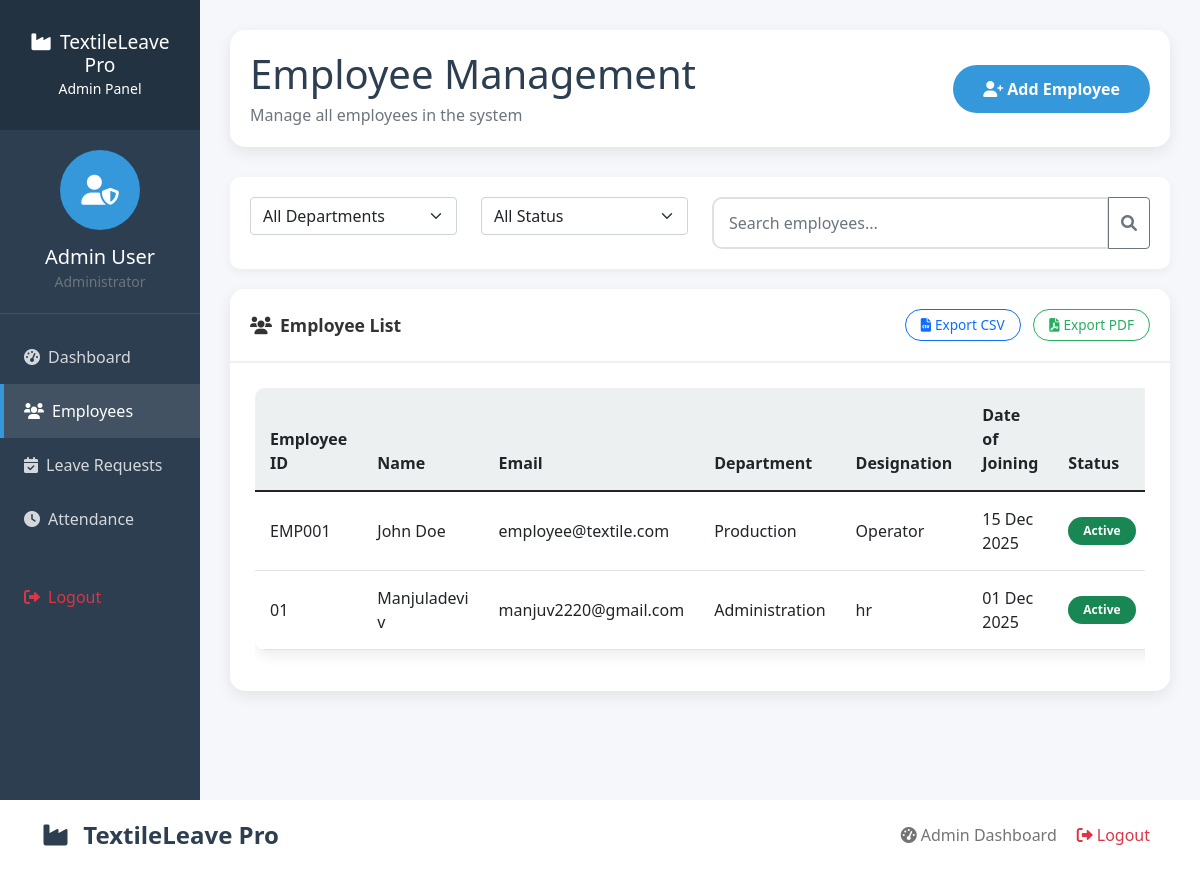
The app's page /admin/employees (signed in) with its own data.
### app.py (models this page shows, shortened)
class User(UserMixin, db.Model):
    id = db.Column(db.Integer, primary_key=True)
    employee_id = db.Column(db.String(20), unique=True, nullable=False)
    first_name = db.Column(db.String(50), nullable=False)
    last_name = db.Column(db.String(50), nullable=False)
    email = db.Column(db.String(120), unique=True, nullable=False)
    phone = db.Column(db.String(20))
    department = db.Column(db.String(50))
    designation = db.Column(db.String(50))
    shift = db.Column(db.String(20))
    date_of_joining = db.Column(db.Date, nullable=False)
    password_hash = db.Column(db.String(256), nullable=False)
    is_admin = db.Column(db.Boolean, default=False)
    is_active = db.Column(db.Boolean, default=True)
    created_at = db.Column(db.DateTime, default=datetime.utcnow)
    leaves = db.relationship('Leave', foreign_keys='Leave.user_id', backref='applicant', lazy=True)
    attendances = db.relationship('Attendance', foreign_keys='Attendance.user_id', backref='employee', lazy=True)
    approved_leaves = db.relationship('Leave', foreign_keys='Leave.approved_by', backref='approver', lazy=True)
    recorded_attendances = db.relationship('Attendance', foreign_keys='Attendance.recorded_by', backref='recorder', lazy=True)
    @property
    def password(self):
        raise AttributeError('password is not a readable attribute')
    def get_full_name(self):
        return f"{self.first_name} {self.last_name}"

### app.py (the view)
@app.route('/admin/employees')
@login_required
@admin_required
def admin_employees():
    employees = User.query.filter_by(is_admin=False).all()
    return render_template('admin/employees.html', employees=employees)

### app.py (called while the page is built)
def admin_required(f):
    from functools import wraps
    @wraps(f)
    def decorated_function(*args, **kwargs):
        if not current_user.is_admin:
            flash('Access denied. Admin privileges required.', 'danger')
            return redirect(url_for('user_dashboard'))
        return f(*args, **kwargs)
    return decorated_function

@login_manager.user_loader
def load_user(user_id):
    return User.query.get(int(user_id))

### templates/admin/employees.html (shortened to what this page needs)
{% extends "layout.html" %}
{% block extra_css %}
<link rel="stylesheet" href="{{ url_for('static', filename='css/dashboard.css') }}">
{% endblock %}
{% block body %}
<div class="container-fluid">
    <div class="row">
        <div class="col-md-3 col-lg-2 sidebar d-md-block">
            <div class="sidebar-header">
                <h3><i class="fas fa-industry me-2"></i>TextileLeave Pro</h3>
                <small>Admin Panel</small>
            </div>
            <div class="user-info">
                <div class="user-avatar">
                    <i class="fas fa-user-shield"></i>
                </div>
                <h5 class="mt-2 mb-0">{{ current_user.get_full_name() }}</h5>
                <small class="text-muted">Administrator</small>
            </div>
            <ul class="nav flex-column mt-3">
                <li class="nav-item">
                    <a class="nav-link" href="{{ url_for('admin_dashboard') }}">
                        <i class="fas fa-tachometer-alt me-2"></i>Dashboard
                    </a>
                </li>
                <li class="nav-item">
                    <a class="nav-link active" href="{{ url_for('admin_employees') }}">
                        <i class="fas fa-users me-2"></i>Employees
                    </a>
                </li>
                <li class="nav-item">
                    <a class="nav-link" href="{{ url_for('admin_leaves') }}">
                        <i class="fas fa-calendar-check me-2"></i>Leave Requests
                    </a>
                </li>
                <li class="nav-item">
                    <a class="nav-link" href="{{ url_for('admin_attendance') }}">
                        <i class="fas fa-clock me-2"></i>Attendance
                    </a>
                </li>
                               <li class="nav-item mt-4">
                    <a class="nav-link text-danger" href="{{ url_for('logout') }}">
                        <i class="fas fa-sign-out-alt me-2"></i>Logout
                    </a>
                </li>
            </ul>
        </div>
        <div class="col-md-9 col-lg-10 main-content">
            <div class="dashboard-header">
                <div class="row align-items-center">
                    <div class="col-md-8">
                        <div class="welcome-message">
                            <h1>Employee Management</h1>
                            <p class="text-muted mb-0">Manage all employees in the system</p>
                        </div>
                    </div>
                    <div class="col-md-4 text-end">
                        <button class="btn btn-primary" data-bs-toggle="modal" data-bs-target="#addEmployeeModal">
                            <i class="fas fa-user-plus me-1"></i>Add Employee
                        </button>
                    </div>
                </div>
            </div>
            <div class="filter-bar">
                <div class="row">
                    <div class="col-md-3">
                        <select class="form-select" id="departmentFilter">
                            <option value="">All Departments</option>
                        </select>
                    </div>
                    <div class="col-md-3">
                        <select class="form-select" id="statusFilter">
                            <option value="">All Status</option>
                        </select>
                    </div>
                    <div class="col-md-6">
                        <div class="input-group">
                            <input type="text" class="form-control" placeholder="Search employees..." id="searchInput">
                            <button class="btn btn-outline-secondary" type="button">
                                <i class="fas fa-search"></i>
                            </button>
                        </div>
                    </div>
                </div>
            </div>
            <div class="card">
                <div class="card-header d-flex justify-content-between align-items-center">
                    <span><i class="fas fa-users me-2"></i>Employee List</span>
                    <div>
                        <button class="btn btn-sm btn-outline-primary me-2 export-btn" data-type="employees" data-format="csv">
                            <i class="fas fa-file-csv me-1"></i>Export CSV
                        </button>
                        <button class="btn btn-sm btn-outline-success export-btn" data-type="employees" data-format="pdf">
                            <i class="fas fa-file-pdf me-1"></i>Export PDF
                        </button>
                    </div>
                </div>
                <div class="card-body">
                    <div class="table-responsive">
                        <table class="table table-hover" id="employeesTable">
                            <thead>
                                <tr>
                                    <th>Employee ID</th>
                                    <th>Name</th>
                                    <th>Email</th>
                                    <th>Department</th>
                                    <th>Designation</th>
                                    <th>Date of Joining</th>
                                    <th>Status</th>
                                </tr>
                            </thead>
                            <tbody>
                                {% for employee in employees %}
                                <tr>
                                    <td>{{ employee.employee_id }}</td>
                                    <td>{{ employee.get_full_name() }}</td>
                                    <td>{{ employee.email }}</td>
                                    <td>{{ employee.department or 'Not Set' }}</td>
                                    <td>{{ employee.designation or 'Not Set' }}</td>
                                    <td>{{ employee.date_of_joining.strftime('%d %b %Y') }}</td>
                                    <td>
                                        {% if employee.is_active %}
                                        <span class="badge bg-success">Active</span>
                                        {% else %}
                                        <span class="badge bg-danger">Inactive</span>
                                        {% endif %}
                                    </td>
                                </tr>
                                {% endfor %}
                            </tbody>
                        </table>
                    </div>
                </div>
            </div>
        </div>
    </div>
</div>
{% endblock %}

### templates/layout.html (shortened to what this page needs)
<!DOCTYPE html>
<html lang="en">
<head>
    <link href="https://cdn.jsdelivr.net/npm/bootstrap@5.1.3/dist/css/bootstrap.min.css" rel="stylesheet">
    <link rel="stylesheet" href="https://cdnjs.cloudflare.com/ajax/libs/font-awesome/6.0.0/css/all.min.css">
    <link rel="stylesheet" href="https://cdnjs.cloudflare.com/ajax/libs/toastr.js/latest/toastr.min.css">
    <link rel="stylesheet" href="{{ url_for('static', filename='css/style.css') }}">
    {% block extra_css %}{% endblock %}
</head>
<body>
    {% block body %}{% endblock %}
<nav class="navbar navbar-expand-lg navbar-light bg-white shadow-sm">
    <div class="container">
        <a class="navbar-brand" href="{{ url_for('index') }}">
            <i class="fas fa-industry me-2"></i>
            TextileLeave Pro
        </a>
        <div class="collapse navbar-collapse" id="navbarNav">
            <ul class="navbar-nav ms-auto">
                {% if current_user.is_authenticated %}
                    {% if current_user.is_admin %}
                    <li class="nav-item">
                        <a class="nav-link" href="{{ url_for('admin_dashboard') }}">
                            <i class="fas fa-tachometer-alt me-1"></i>Admin Dashboard
                        </a>
                    </li>
                    {% else %}
                    <li class="nav-item">
                        <a class="nav-link" href="{{ url_for('user_dashboard') }}">
                            <i class="fas fa-tachometer-alt me-1"></i>Dashboard
                        </a>
                    </li>
                    {% endif %}
                    <li class="nav-item">
                        <a class="nav-link text-danger" href="{{ url_for('logout') }}">
                            <i class="fas fa-sign-out-alt me-1"></i>Logout
                        </a>
                    </li>
                {% endif %}
            </ul>
        </div>
    </div>
</nav>
</body>
</html>

### static/css/style.css (style rules this page uses)
:root { --primary: #2c3e50; --secondary: #3498db; --success: #27ae60; --danger: #e74c3c; --warning: #f39c12; --info: #17a2b8; --light: #ecf0f1; --dark: #2c3e50; --textile-bg: linear-gradient(135deg, #667eea 0%, #764ba2 100%); }
* { margin: 0; padding: 0; box-sizing: border-box; }
body { font-family: 'Segoe UI', Tahoma, Geneva, Verdana, sans-serif; background: #f5f7fa; color: #333; }
.navbar-brand { font-weight: 700; font-size: 1.5rem; color: #2c3e50 !important; }
.btn-primary { background: var(--secondary); border: none; padding: 12px 30px; border-radius: 30px; font-weight: 600; transition: all 0.3s ease; }
.form-control { padding: 12px 15px; border-radius: 10px; border: 2px solid #e0e0e0; transition: all 0.3s ease; }
.table { background: white; border-radius: 10px; overflow: hidden; box-shadow: 0 5px 15px rgba(0,0,0,0.08); }
.table th { background: var(--light); border: none; padding: 15px; font-weight: 600; }
.table td { padding: 15px; vertical-align: middle; border-top: 1px solid #eee; }
.badge { padding: 8px 15px; border-radius: 20px; font-weight: 600; }
.sidebar { background: var(--primary); color: white; min-height: 100vh; padding: 0; }
.sidebar-header { padding: 30px 20px; background: rgba(0,0,0,0.2); text-align: center; }
.sidebar-header h3 { margin: 0; font-size: 1.2rem; }
.user-info { padding: 20px; text-align: center; border-bottom: 1px solid rgba(255,255,255,0.1); }
.user-avatar { width: 80px; height: 80px; border-radius: 50%; background: var(--secondary); display: flex; align-items: center; justify-content: center; margin: 0 auto 15px; font-size: 30px; color: white; }
.nav-link { color: rgba(255,255,255,0.8); padding: 15px 20px; border-left: 4px solid transparent; transition: all 0.3s ease; }
.nav-link.active { color: white; background: rgba(255,255,255,0.1); border-left-color: var(--secondary); }
.main-content { padding: 30px; }
.card { border: none; border-radius: 15px; box-shadow: 0 5px 15px rgba(0,0,0,0.08); margin-bottom: 30px; }
.card-header { background: white; border-bottom: 2px solid #f0f0f0; padding: 20px; border-radius: 15px 15px 0 0 !important; font-weight: 600; font-size: 1.1rem; }
.card-body { padding: 25px; }
.filter-bar { background: white; padding: 20px; border-radius: 10px; margin-bottom: 20px; box-shadow: 0 3px 10px rgba(0,0,0,0.05); }

### static/css/dashboard.css (style rules this page uses)
.dashboard-header { background: white; padding: 20px; border-radius: 15px; margin-bottom: 30px; box-shadow: 0 5px 15px rgba(0,0,0,0.08); }
.welcome-message h1 { color: var(--primary); margin-bottom: 5px; }
.welcome-message p { color: #666; margin: 0; }
.btn-sm { padding: 5px 15px; border-radius: 20px; font-size: 0.85rem; }
.btn-outline-success { color: var(--success); border-color: var(--success); }

### records on screen
User: get_full_name "Admin User"
User: employee_id "EMP001", get_full_name "John Doe", email "employee@textile.com", department "Production", designation "Operator", date_of_joining "15 Dec 2025", is_active "Active"
User: employee_id "01", get_full_name "Manjuladevi v", email "manjuv2220@gmail.com", department "Administration", designation "hr", date_of_joining "01 Dec 2025", is_active "Active"
